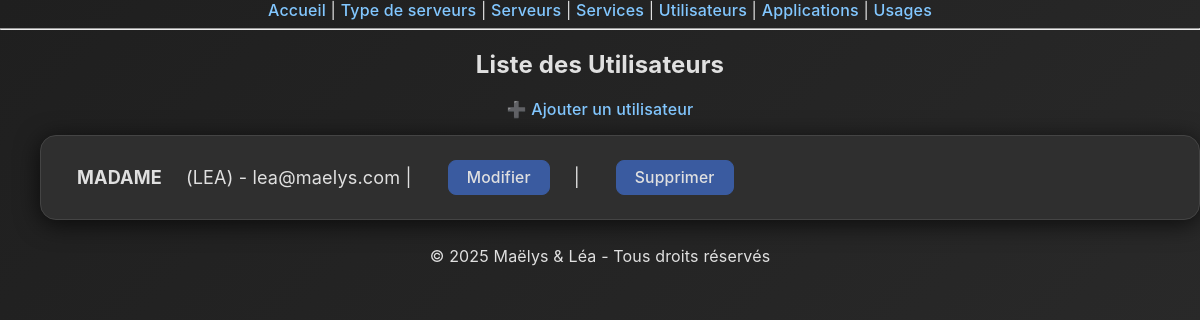
Page /utilisateurs/ on the committed database.
### monapp/models.py (models this page shows, shortened)
class Utilisateurs(models.Model):
    nom_utilisateurs = models.CharField(max_length=100)
    prenom_utilisateurs = models.CharField(max_length=100)
    email_utilisateurs = models.EmailField(blank=False)

### monapp/views.py (the view)
# urls.py: path('utilisateurs/', views.utilisateurs_list, name='utilisateurs_list'),
def utilisateurs_list(request):
    utilisateurs = Utilisateurs.objects.all()
    return render(request, 'monapp/utilisateurs_list.html', {'utilisateurs': utilisateurs})

### monapp/templates/monapp/utilisateurs_list.html
{% extends 'monapp/base.html' %}
{% block content %}
<h2>Liste des Utilisateurs</h2>
<a href="{% url 'utilisateurs_create' %}">➕ Ajouter un utilisateur</a>
<ul>
    {% for utilisateur in utilisateurs %}
        <li>
            <strong>{{ utilisateur.nom_utilisateurs  }}</strong> ({{ utilisateur.prenom_utilisateurs}}) - {{ utilisateur.email_utilisateurs}}
            | <a href="{% url 'utilisateurs_update' utilisateur.pk %}">Modifier</a>
            | <a href="{% url 'utilisateurs_delete' utilisateur.pk %}" onclick="return confirm('Es-tu sûr de vouloir supprimer cet utilisateur ?')">Supprimer</a>
        </li>
    {% endfor %}
</ul>
<footer>
  <p>© 2025 Maëlys & Léa - Tous droits réservés</p>
</footer>
{% endblock %}

### monapp/static/monapp/index.css (style rules this page uses)
body { min-height: 100vh; margin: 0; padding: 0; font-family: 'Inter', 'Segoe UI', Arial, sans-serif; color: #e0e0e0; background: linear-gradient(135deg, #1f1f1f 0%, #2c2c2c 100%); letter-spacing: 0.01em; text-align: center; background: linear-gradient(135deg, #1f1f1f 0%, #2c2c2c 100%), url('/static/img/texture-light.png'); background-repeat: repeat; background-size: auto; background-blend-mode: overlay; }
a { color: #82c7ff; text-decoration: none; font-weight: 500; transition: color 0.2s; }
li { background: #2f2f2f; margin-bottom: 26px; border-radius: 16px; box-shadow: 0 4px 24px rgba(0, 0, 0, 0.7); padding: 24px 36px; display: flex; align-items: center; font-size: 1.13rem; transition: box-shadow 0.18s, transform 0.18s; gap: 24px; border: 1px solid #444; position: relative; }
li > a { margin-left: 12px; padding: 7px 18px; border-radius: 8px; background: #3a5ba0; color: #e0e0e0; font-size: 0.98rem; font-weight: 500; border: 1px solid #3a5ba0; transition: background 0.18s, color 0.18s, border 0.18s; box-shadow: none; text-align: center; }

### rows in the picture
Utilisateurs: nom_utilisateurs "MADAME", prenom_utilisateurs "LEA", email_utilisateurs "lea@maelys.com"
